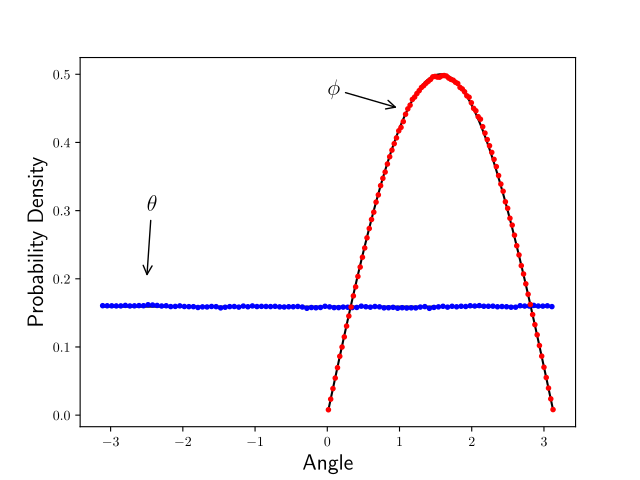

Write the Python code that produced this figure.
import os
import sys
sys.path.insert(0, "../codes/")
import random
import numpy as np
import unit_sphere
import rotation_matrix
import matplotlib.pyplot as plt
from matplotlib import rc
rc("font",**{"family":"sans-serif","sans-serif":["OpenSans"]})
rc("text", usetex=True)
basename = os.path.basename(__file__)[:-3]
random.seed(43279857)
num_sims = 10
num_bins = 100
hist = np.zeros(shape=(num_sims, 2, 2, num_bins))
def atan2(xs): return np.atan2(xs[:, 1], xs[:, 0])
def acos(xs): return np.acos(xs[:, 2])
def theta_dist(an): return 0*an + 0.5/np.pi
def phi_dist(an): return 0.5*np.sin(an)
angs = {"theta": {"min":-np.pi, "fn":atan2, "dist":theta_dist, "color":"blue"},
        "phi": {"min":0, "fn":acos, "dist":phi_dist, "color":"red"}}
for sim in range(num_sims):
    x = [0, 0, 1]
    xyz = np.zeros(shape=(int(1e6), 3))
    for ix,_ in enumerate(xyz):
        angle = random.uniform(0, np.pi/10)
        axis = unit_sphere.uniform_surface()
        x = np.matmul(rotation_matrix.axis_angle(axis, angle), x)
        xyz[ix] = x
    for ia,a in enumerate(angs):
        counts, bins = np.histogram(angs[a]["fn"](xyz), bins=num_bins, density=True, range=[angs[a]["min"],np.pi])
        hist[sim][ia][0] = bins[1:] - 0.5*(bins[1] - bins[0])
        hist[sim][ia][1] = counts
for ia,a in enumerate(angs):
    av = np.zeros(num_bins)
    std = np.zeros(num_bins)
    inside = 0
    bins = hist[0, ia, 0, :]
    for bn in range(num_bins):
        av[bn] = np.mean(hist[:, ia, 1, bn])
        std[bn] = np.std(hist[:, ia, 1, bn])/np.sqrt(num_sims)
        inside += np.abs(av[bn] - angs[a]["dist"](bins[bn])) < std[bn]
    print("Percent", a, "within a stdev:", inside/num_bins)
    plt.errorbar(bins, av, std, fmt=".", color=angs[a]["color"])
    plt.plot(bins, angs[a]["dist"](bins), color="black")
#plt.show()
plt.xlabel("Angle", fontsize=16)
plt.ylabel("Probability Density", fontsize=16)
plt.annotate(r"$\phi$", xy=[1, 0.45], xytext=[0, 0.47], arrowprops=dict(arrowstyle="->", lw=1), fontsize=16)
plt.annotate(r"$\theta$", xy=[-2.5, 0.2], xytext=[-2.5, 0.3], arrowprops=dict(arrowstyle="->", lw=1), fontsize=16)
plt.savefig(basename+".pdf", transparent=True, dpi=300)
